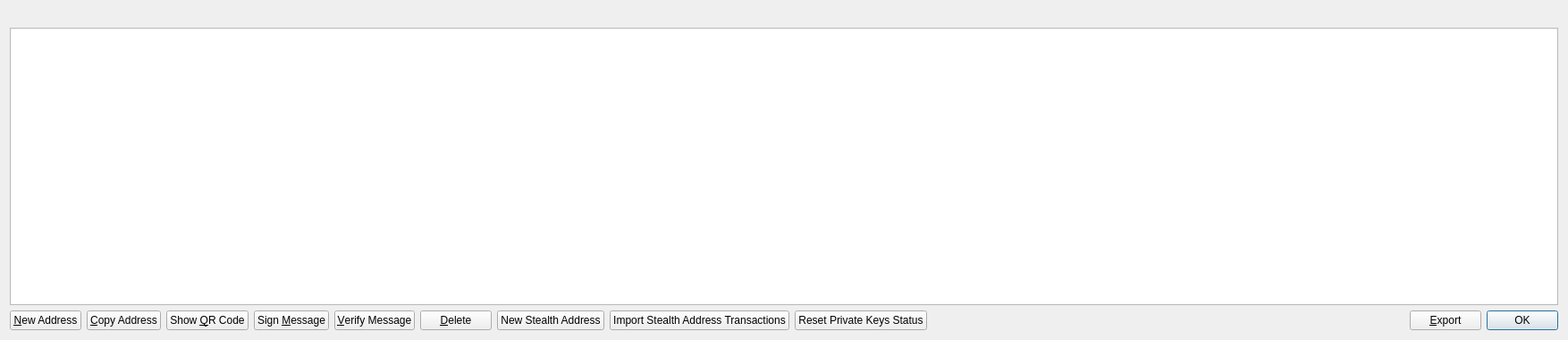
<?xml version="1.0" encoding="UTF-8"?>
<ui version="4.0">
 <class>AddressBookPage</class>
 <widget class="QWidget" name="AddressBookPage">
  <property name="geometry">
   <rect>
    <x>0</x>
    <y>0</y>
    <width>1754</width>
    <height>380</height>
   </rect>
  </property>
  <property name="windowTitle">
   <string>Address Book</string>
  </property>
  <layout class="QVBoxLayout" name="verticalLayout">
   <item>
    <widget class="QLabel" name="labelExplanation">
     <property name="textFormat">
      <enum>Qt::PlainText</enum>
     </property>
     <property name="wordWrap">
      <bool>true</bool>
     </property>
    </widget>
   </item>
   <item>
    <widget class="QTableView" name="tableView">
     <property name="contextMenuPolicy">
      <enum>Qt::CustomContextMenu</enum>
     </property>
     <property name="toolTip">
      <string>Double-click to edit address or label</string>
     </property>
     <property name="tabKeyNavigation">
      <bool>false</bool>
     </property>
     <property name="alternatingRowColors">
      <bool>true</bool>
     </property>
     <property name="selectionMode">
      <enum>QAbstractItemView::SingleSelection</enum>
     </property>
     <property name="selectionBehavior">
      <enum>QAbstractItemView::SelectRows</enum>
     </property>
     <property name="sortingEnabled">
      <bool>true</bool>
     </property>
     <attribute name="verticalHeaderVisible">
      <bool>false</bool>
     </attribute>
    </widget>
   </item>
   <item>
    <layout class="QHBoxLayout" name="horizontalLayout">
     <item>
      <widget class="QPushButton" name="newAddress">
       <property name="toolTip">
        <string>Create a new address</string>
       </property>
       <property name="text">
        <string>&amp;New Address</string>
       </property>
       <property name="icon">
        <iconset resource="../bitcoin.qrc">
         <normaloff>:/icons/add</normaloff>:/icons/add</iconset>
       </property>
       <property name="iconSize">
        <size>
         <width>14</width>
         <height>14</height>
        </size>
       </property>
      </widget>
     </item>
     <item>
      <widget class="QPushButton" name="copyAddress">
       <property name="toolTip">
        <string>Copy the currently selected address to the system clipboard</string>
       </property>
       <property name="text">
        <string>&amp;Copy Address</string>
       </property>
       <property name="icon">
        <iconset resource="../bitcoin.qrc">
         <normaloff>:/icons/editcopy</normaloff>:/icons/editcopy</iconset>
       </property>
       <property name="iconSize">
        <size>
         <width>14</width>
         <height>14</height>
        </size>
       </property>
      </widget>
     </item>
     <item>
      <widget class="QPushButton" name="showQRCode">
       <property name="text">
        <string>Show &amp;QR Code</string>
       </property>
       <property name="icon">
        <iconset resource="../bitcoin.qrc">
         <normaloff>:/icons/qrcode</normaloff>:/icons/qrcode</iconset>
       </property>
       <property name="iconSize">
        <size>
         <width>14</width>
         <height>14</height>
        </size>
       </property>
      </widget>
     </item>
     <item>
      <widget class="QPushButton" name="signMessage">
       <property name="toolTip">
        <string>Sign a message to prove you own a Monocle address</string>
       </property>
       <property name="text">
        <string>Sign &amp;Message</string>
       </property>
       <property name="icon">
        <iconset resource="../bitcoin.qrc">
         <normaloff>:/icons/edit</normaloff>:/icons/edit</iconset>
       </property>
       <property name="iconSize">
        <size>
         <width>14</width>
         <height>14</height>
        </size>
       </property>
      </widget>
     </item>
     <item>
      <widget class="QPushButton" name="verifyMessage">
       <property name="toolTip">
        <string>Verify a message to ensure it was signed with a specified Monocle address</string>
       </property>
       <property name="text">
        <string>&amp;Verify Message</string>
       </property>
       <property name="icon">
        <iconset resource="../bitcoin.qrc">
         <normaloff>:/icons/transaction_0</normaloff>:/icons/transaction_0</iconset>
       </property>
       <property name="iconSize">
        <size>
         <width>14</width>
         <height>14</height>
        </size>
       </property>
      </widget>
     </item>
     <item>
      <widget class="QPushButton" name="deleteAddress">
       <property name="toolTip">
        <string>Delete the currently selected address from the list</string>
       </property>
       <property name="text">
        <string>&amp;Delete</string>
       </property>
       <property name="icon">
        <iconset resource="../bitcoin.qrc">
         <normaloff>:/icons/remove</normaloff>:/icons/remove</iconset>
       </property>
       <property name="iconSize">
        <size>
         <width>14</width>
         <height>14</height>
        </size>
       </property>
      </widget>
     </item>
     <item>
      <widget class="QPushButton" name="newStealthAddress">
       <property name="text">
        <string>New Stealth Address</string>
       </property>
       <property name="icon">
        <iconset resource="../bitcoin.qrc">
         <normaloff>:/icons/add</normaloff>:/icons/add</iconset>
       </property>
       <property name="iconSize">
        <size>
         <width>14</width>
         <height>14</height>
        </size>
       </property>
      </widget>
     </item>
     <item>
      <widget class="QPushButton" name="importStealthAddress">
       <property name="text">
        <string>Import Stealth Address Transactions</string>
       </property>
       <property name="icon">
        <iconset resource="../bitcoin.qrc">
         <normaloff>:/icons/edit</normaloff>:/icons/edit</iconset>
       </property>
       <property name="iconSize">
        <size>
         <width>14</width>
         <height>14</height>
        </size>
       </property>
      </widget>
     </item>
     <item>
      <widget class="QPushButton" name="resetPrivateKeysButton">
       <property name="text">
        <string>Reset Private Keys Status</string>
       </property>
       <property name="icon">
        <iconset resource="../bitcoin.qrc">
         <normaloff>:/icons/key</normaloff>:/icons/key</iconset>
       </property>
       <property name="iconSize">
        <size>
         <width>14</width>
         <height>14</height>
        </size>
       </property>
      </widget>
     </item>
     <item>
      <spacer name="horizontalSpacer">
       <property name="orientation">
        <enum>Qt::Horizontal</enum>
       </property>
       <property name="sizeHint" stdset="0">
        <size>
         <width>40</width>
         <height>20</height>
        </size>
       </property>
      </spacer>
     </item>
     <item>
      <widget class="QPushButton" name="exportButton">
       <property name="toolTip">
        <string>Export the data in the current tab to a file</string>
       </property>
       <property name="text">
        <string>&amp;Export</string>
       </property>
       <property name="icon">
        <iconset resource="../bitcoin.qrc">
         <normaloff>:/icons/export</normaloff>:/icons/export</iconset>
       </property>
       <property name="iconSize">
        <size>
         <width>14</width>
         <height>14</height>
        </size>
       </property>
      </widget>
     </item>
     <item>
      <widget class="QDialogButtonBox" name="buttonBox">
       <property name="sizePolicy">
        <sizepolicy hsizetype="Maximum" vsizetype="Fixed">
         <horstretch>0</horstretch>
         <verstretch>0</verstretch>
        </sizepolicy>
       </property>
       <property name="standardButtons">
        <set>QDialogButtonBox::Ok</set>
       </property>
      </widget>
     </item>
    </layout>
   </item>
  </layout>
 </widget>
 <resources>
  <include location="../bitcoin.qrc"/>
 </resources>
 <connections/>
</ui>
